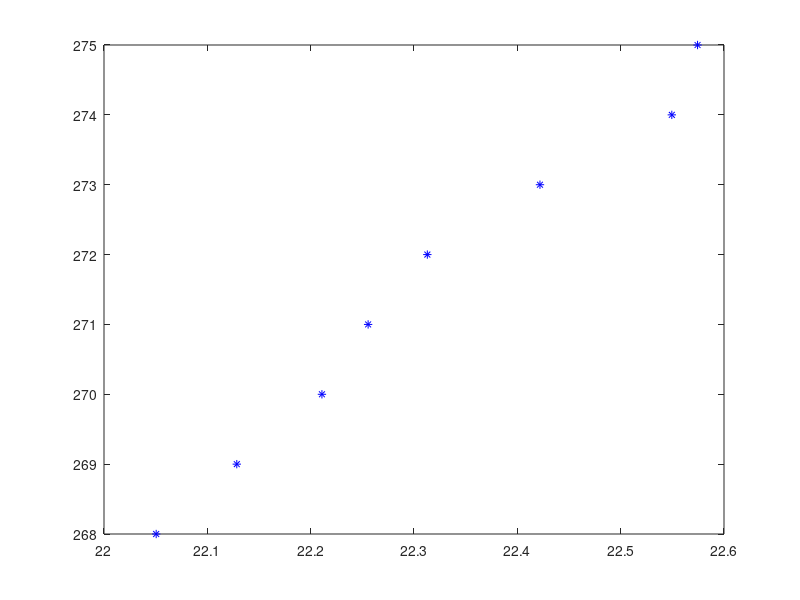

This chart was generated by the following MATLAB code: (Note: this script raises an error after producing the figure.)
function [ret] = ej2()
    t = [268, 269, 270, 271, 272, 273, 274, 275];
    p = [22.0505, 22.1285, 22.2109, 22.2556, 22.3129, 22.4219, 22.5495, 22.5744];

    plot(p, t, '*b');
    hold on;

    for i = 1:5
        inter_x(i) = 22+i/10
    endfor

    newt = inewton(p, t, inter_x)

    plot(inter_x, newt, 'or');


endfunction
